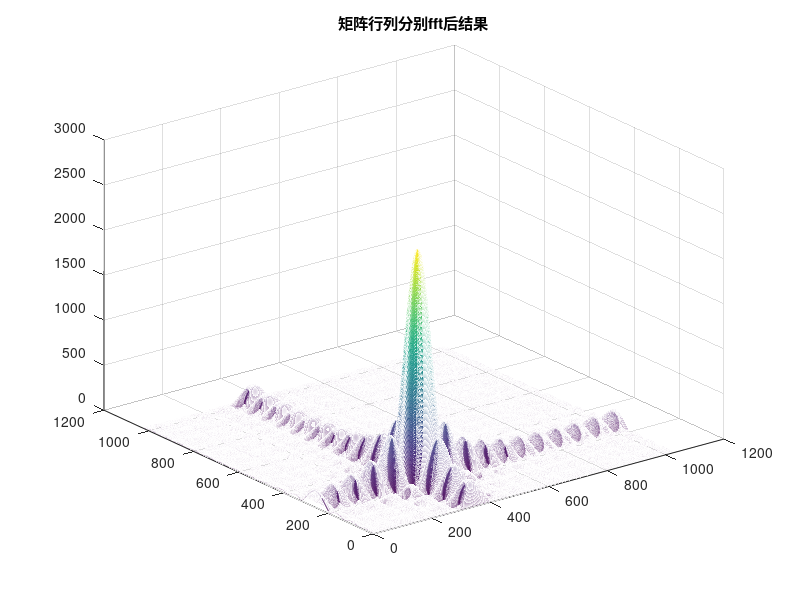
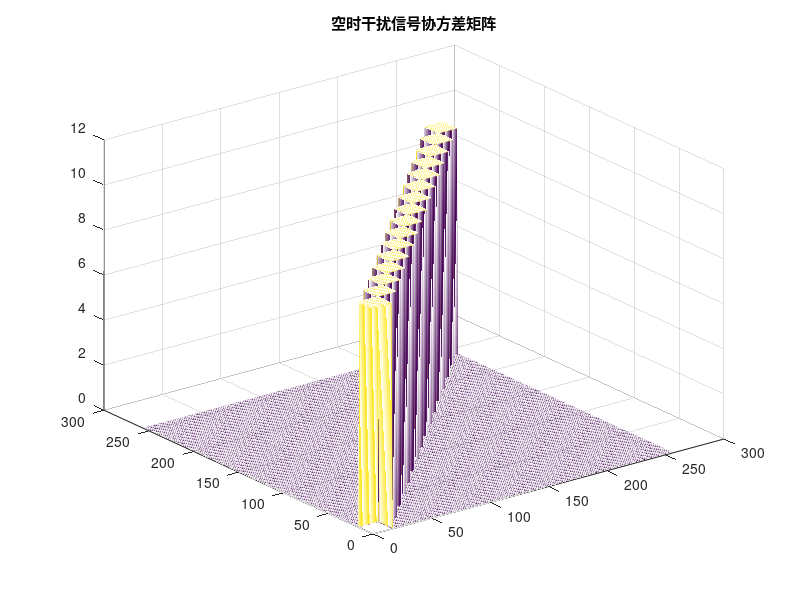
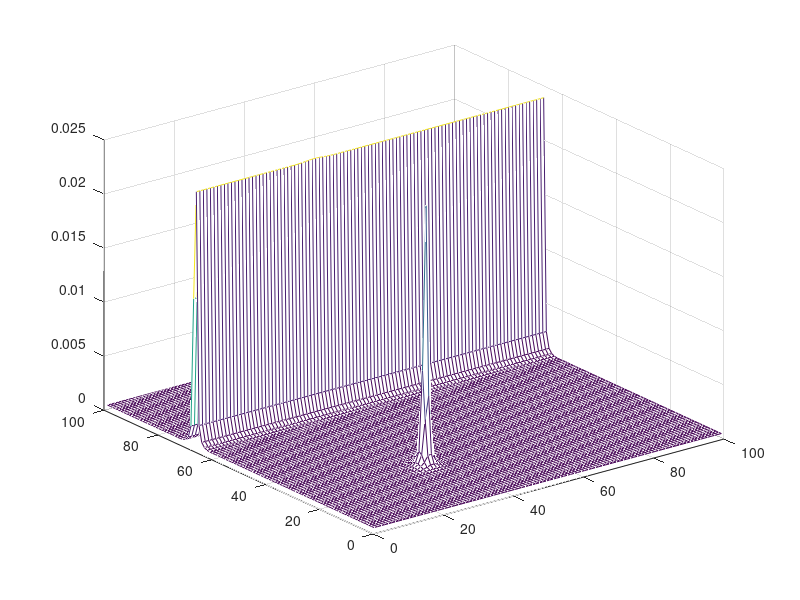
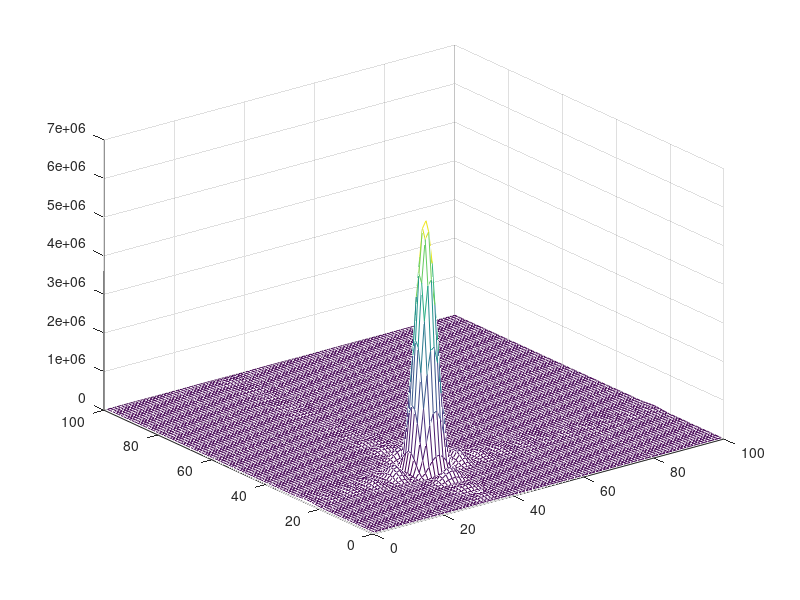

Reproduce these figures in MATLAB, in order.
%==========================================================================
% 单基地雷达空时自适应处理基本测试
% 均匀线阵
% 假设信号处理已完成匹配滤波
% 假设空时快拍中存在目标
% 作者：LHesperus
%  空间频率：f_s= d/lambda*sin(theta); theat(-pi,pi)=>f_s=[-0.5,0.5]
%  多普勒频率：fd=2v/lambda*sin(theata);归一化：fd/PRF=fd*PRI
%  杂波脊斜率：beta=fd/f_s=2v/d*PRI
%==========================================================================
clc;clear;close all
j=sqrt(-1);
c=3e8;                              % 光速
%-------------------雷达参数------------------------------------------------
N=16;                               % 天线个数
M=16;                               % 脉冲个数
lambda=c/600e6;                     % 信号波长
d=lambda/2;                         % 线阵间隔
PRI=0.1e-3;                         % 脉冲重复间隔
Vr=200;                             % 平台速度
beta=2*Vr/d*PRI;                    % 地杂波脊斜率
%-------------------目标参数-----------------------------------------------
Vtgt=800;                            % 目标速度
% psi=60/180*pi;                     % 目标锥角
theta=-30/180*pi;                    % 目标方位角
Gtgt=10;                             % 目标匹配滤波后的强度
%-------------------系统性能-----------------------------------------------
Vmax=1/PRI * lambda / 2;
%-------------------构建目标信号-------------------------------------------
SpatialFreqTgt = d./lambda*sin(theta);  %归一化空间频率，注：空间采样间隔=d*sin(theta)/c,fc=c/lambda
fdTgt=2*Vtgt/lambda*sin(theta);            % 多普勒频率
Stgt=kron(exp(j*2*pi*fdTgt*(0:M-1)*PRI),exp(j*2*pi*(0:N-1)*SpatialFreqTgt));%目标空时导向矢量
X=Gtgt*exp(j*2*pi*(0:N-1)'*SpatialFreqTgt).*exp(j*2*pi*fdTgt*(0:M-1)*PRI);%目标空时矩阵 (N*M)

Xfft=fftshift(fft(X,1024,1),1);
Xfft=fftshift(fft(Xfft,1024,2),2);
figure
mesh(abs(Xfft))
title('矩阵行列分别fft后结果')
X=reshape(X,N*M,1);%空时快拍
%===================构建杂波信号===========================================
%-------------------干扰信号-----------------------------------------------
Gj=10;                                  % 干扰幅度
theta_j=20/180*pi;                      % 干扰方向
SpatialFreqJ = d./lambda*sin(theta_j);  % 空间频率
As=exp(-j*2*pi*(0:N-1)'*SpatialFreqJ);
Ij=Gj*diag(ones(1,M));
Rj=kron(Ij,conj(As)*As.');              %协方差矩阵(Ward,1995)

figure
mesh(abs(Rj));title('空时干扰信号协方差矩阵')
%-------------------地杂波-------------------------------------------------
% Rc;
%-------------------高斯噪声-----------------------------------------------
Rn=diag(0.1*ones(1,N*M));
%-------------------空时功率谱估计------------------------------------------

Ri=Rj+Rn;
w=Ri\(Stgt.');  % STAP 最优权
R=X*X'/length(X);

R=R+Ri;
f_ns=d/lambda*linspace(-1,1,100);%归一化空间频率
f_nt=linspace(-0.5,0.5,100);     %归一化多普勒频率
P=zeros(length(f_ns),length(f_nt));Pw1=P;
invR=inv(R);
for ii=1:length(f_ns)
    As=exp(-j*2*pi*(0:N-1)*f_ns(ii));
    for jj=1:length(f_nt)
        At=exp(-j*2*pi*(0:M-1)*f_nt(jj));
        S=kron(At,As);%空时导向矢量
        P(ii,jj)=1/(S*invR*S');         % 信号谱
        Pw1(ii,jj) = abs(w'*S')^2;      % STAP
    end
end

figure
mesh(abs(P))
figure
mesh(abs(Pw1))
